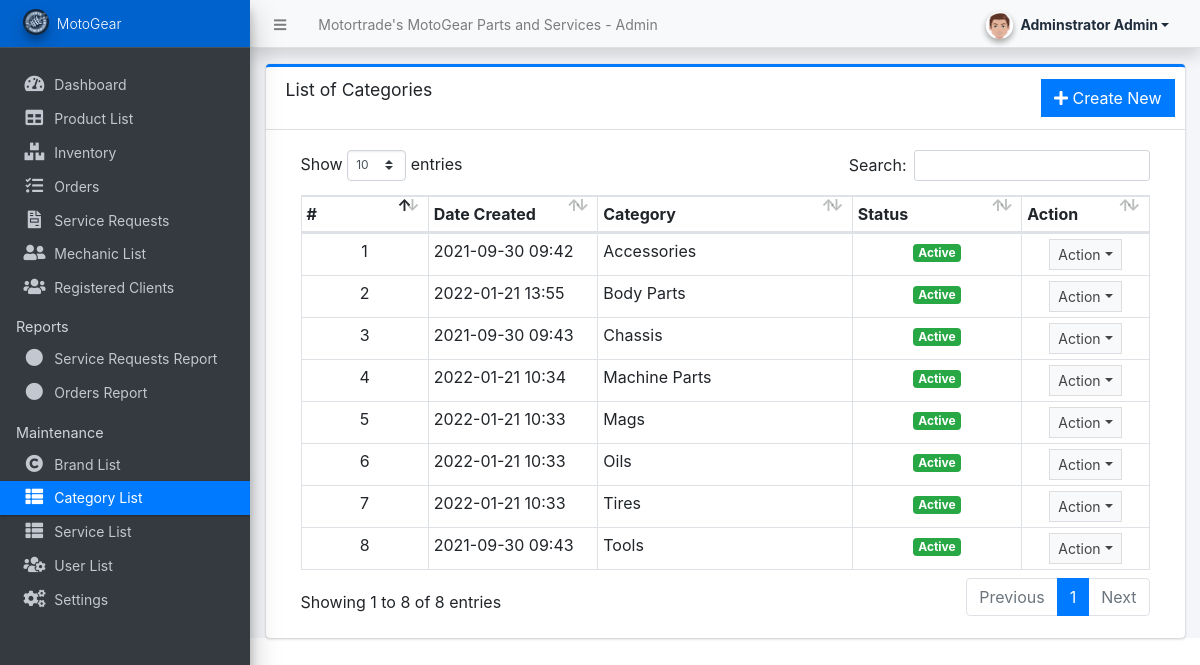
The app's page /admin/?page=maintenance/category (signed in) with its own data.
### tables this page shows
CREATE TABLE `categories` (
  `id` int(30) NOT NULL,
  `category` varchar(250) NOT NULL,
  `status` tinyint(1) NOT NULL DEFAULT 1,
  `delete_flag` tinyint(1) NOT NULL DEFAULT 0,
  `date_created` datetime NOT NULL DEFAULT current_timestamp()
);

### admin/maintenance/category.php (the view, shortened to what this page needs)
<div class="card card-outline card-primary">
	<div class="card-header">
		<h3 class="card-title">List of Categories</h3>
		<div class="card-tools">
			<a href="?page=maintenance/manage_category" class="btn btn-flat btn-primary"><span class="fas fa-plus"></span>  Create New</a>
		</div>
	</div>
	<div class="card-body">
		<div class="container-fluid">
        <div class="container-fluid">
			<table class="table table-bordered table-stripped">
				<colgroup>
					<col width="15%">
					<col width="20%">
					<col width="30%">
					<col width="20%">
					<col width="15%">
				</colgroup>
				<thead>
					<tr>
						<th>#</th>
						<th>Date Created</th>
						<th>Category</th>
						<th>Status</th>
						<th>Action</th>
					</tr>
				</thead>
				<tbody>
					<?php
					$i = 1;
						$qry = $conn->query("SELECT * from `categories` where delete_flag = 0 order by category asc ");
						while($row = $qry->fetch_assoc()):
					?>
						<tr>
							<td class="text-center"><?php echo $i++; ?></td>
							<td><?php echo date("Y-m-d H:i",strtotime($row['date_created'])) ?></td>
							<td><?php echo $row['category'] ?></td>
							<td class="text-center">
                                <?php if($row['status'] == 1): ?>
                                    <span class="badge badge-success">Active</span>
                                <?php else: ?>
                                    <span class="badge badge-danger">Inactive</span>
                                <?php endif; ?>
                            </td>
							<td align="center">
								 <button type="button" class="btn btn-flat btn-default btn-sm dropdown-toggle dropdown-icon" data-toggle="dropdown">
				                  		Action
				                  </button>
							</td>
						</tr>
					<?php endwhile; ?>
				</tbody>
			</table>
		</div>
		</div>
	</div>
</div>

### records on screen
categories: date_created "2021-09-30 09:42", category "Accessories", status "Active"
categories: date_created "2022-01-21 13:55", category "Body Parts", status "Active"
categories: date_created "2021-09-30 09:43", category "Chassis", status "Active"
categories: date_created "2022-01-21 10:34", category "Machine Parts", status "Active"
categories: date_created "2022-01-21 10:33", category "Mags", status "Active"
categories: date_created "2022-01-21 10:33", category "Oils", status "Active"
categories: date_created "2022-01-21 10:33", category "Tires", status "Active"
categories: date_created "2021-09-30 09:43", category "Tools", status "Active"

### other values on screen
$_settings->info('name') "Motortrade's MotoGear Parts and Services"
$_settings->userdata('firstname').' '.$_settings->userdata('lastname') "Adminstrator Admin"
$_settings->info('short_name') "MotoGear"
